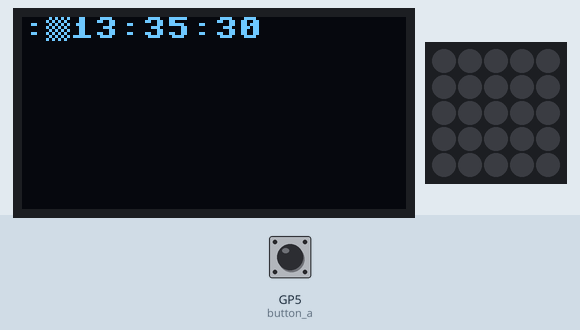
Bench run of a program on a simulated Raspberry Pi Pico running MicroPython. Shown: 128×64 one-colour display, 5×5 RGB LED matrix. Inputs (shaded band) come from the test bench; at power-on: GP5 (button_a) HIGH. The clock reads 2024-03-15 10:24:30 at power-on unless the program sets it; random numbers come from a fixed seed; the 25 LEDs are laid out as on the BitDogLab board (LED 0 bottom right, every second row reversed); library files of the repository ran but are not shown: micropyGPS.py.

Above: at 0.1 s.
At 4.1 s:
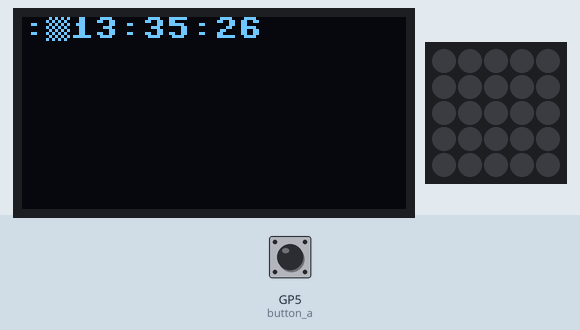
At 9.1 s:
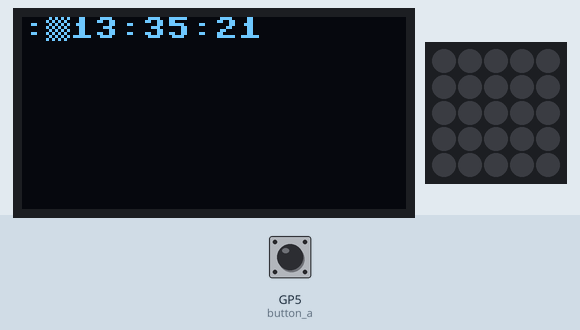
At 19.1 s:
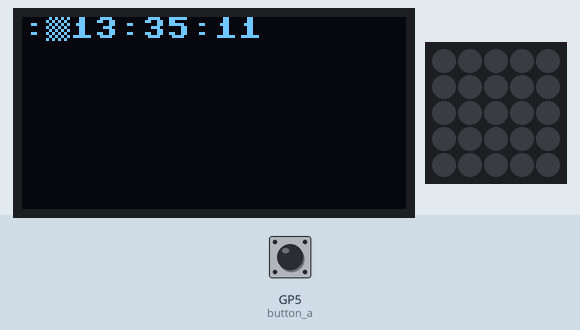
At 28.1 s:
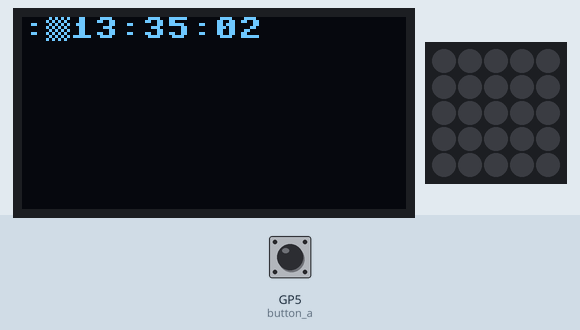
At 38.1 s:
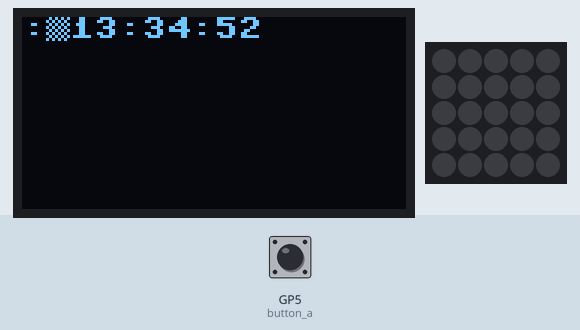

Measured:
- what the display in image 1 shows lasts 1.0 s, from 4.0 s to 5.0 s

The program:

countdown.py
```python
import time
from machine import UART, Pin, I2C, PWM
import neopixel
import random
from ssd1306 import SSD1306_I2C
from micropyGPS import MicropyGPS
import time

# Número de LEDs na sua matriz 5x5
NUM_LEDS = 25

# Inicialização do I2C, OLED e GPS
i2c = I2C(1, sda=Pin(14), scl=Pin(15), freq=400000)
oled = SSD1306_I2C(128, 64, i2c)
gps_module = UART(0, baudrate=9600, tx=Pin(0), rx=Pin(1))
gps = MicropyGPS()


# Inicializar a matriz de NeoPixels no GPIO7
np = neopixel.NeoPixel(Pin(7), NUM_LEDS)

LED = {
    0: 24, 1: 23, 2: 22, 3: 21, 4: 20,
    5: 15, 6: 16, 7: 17, 8: 18, 9: 19,
    10: 14, 11: 13, 12: 12, 13: 11, 14: 10,
    15: 5, 16: 6, 17: 7, 18: 8, 19: 9,
    20: 4, 21: 3, 22: 2, 23: 1, 24: 0
}

# Função para acender cada LED em sequência de 0 a 24
def cycle_matrix():
    for i in range(NUM_LEDS):
        # Gerar cores aleatórias para R, G, B
        r = random.randint(0, 255)
        g = random.randint(0, 255)
        b = random.randint(0, 255)
        np[LED[i]] = (r, g, b)  # Acende o LED com a cor aleatória
        np.write()  # Atualiza o estado da matriz
        time.sleep(1)  # Mantém o LED aceso por 1 segundo
        #np[LED[i]] = (0, 0, 0)  # Desliga o LED
        np.write()  # Atualiza o estado da matriz


# Função para apagar todos os LEDs
def clear_matrix():
    for i in range(NUM_LEDS):
        np[LED[i]] = (0, 0, 0)  # Desliga o LED
    np.write()  # Atualiza o estado da matriz

# Executa a função para acender os LEDs em sequência
clear_matrix()

# Função para atualizar o display OLED com a contagem regressiva para meia-noite
def update_oled_countdown():
    current_time = time.localtime()
    seconds_until_midnight = (24 - current_time[3] - 1) * 3600 + (60 - current_time[4] - 1) * 60 + (60 - current_time[5])
    hours = seconds_until_midnight // 3600
    minutes = (seconds_until_midnight % 3600) // 60
    seconds = seconds_until_midnight % 60
    countdown_text = ":\n{:02d}:{:02d}:{:02d}".format(hours, minutes, seconds)
    oled.fill(0)  # Limpa o display
    oled.text(countdown_text, 0, 0)  # Exibe a contagem regressiva no display
    oled.show()  # Atualiza o display

# Função para reconhecer meia-noite
def meia_noite_callback(p):
    current_time = time.localtime()
    if current_time[3] == 0 and current_time[4] == 0:
        # É meia-noite, execute as ações desejadas aqui
        print("É meia-noite!")
        # Executa a função
        cycle_matrix()
        for i in range(NUM_LEDS):
            np[LED[i]] = (0, 0, 0)  # Desliga o LED
    else:
        # Atualiza o display com a contagem regressiva para meia-noite
        update_oled_countdown()

# Inicialização do pino de interrupção para reconhecer meia-noite
button_a = Pin(5, Pin.IN, Pin.PULL_UP)
button_a.irq(trigger=Pin.IRQ_RISING, handler=meia_noite_callback)

# Loop principal
while True:
    meia_noite_callback(None)  # Chama a função para atualizar o display dentro do loop
```
